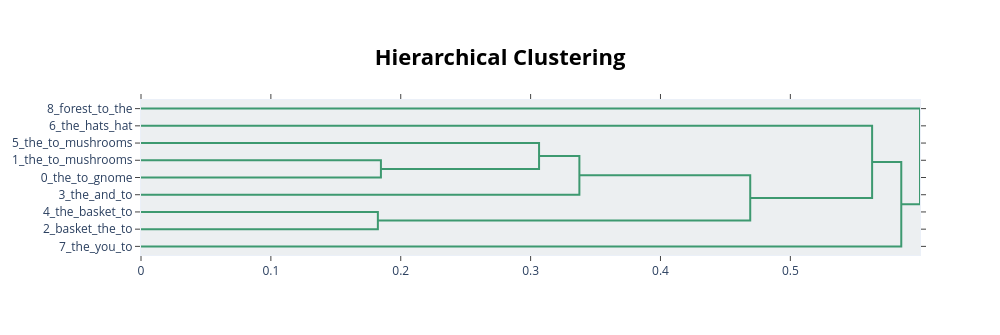

The notebook cell this image was saved under:
### Code cell
topic_model_reduce.visualize_hierarchy()

### Figure 1 — Plotly figure (JSON) as saved in the notebook; plotly's stock layout.template omitted (floating-point values rounded to 4 significant figures)
{"data": [{"hoverinfo": "text", "marker": {"color": "rgb(61,153,112)"}, "mode": "lines", "type": "scatter", "x": [0, 0.1847, 0.1847, 0], "xaxis": "x", "y": [-35, -35, -45, -45], "yaxis": "y"}, {"hoverinfo": "text", "marker": {"color": "rgb(61,153,112)"}, "mode": "lines", "type": "scatter", "x": [0, 0.3065, 0.3065, 0.1847], "xaxis": "x", "y": [-25, -25, -40, -40], "yaxis": "y"}, {"hoverinfo": "text", "marker": {"color": "rgb(61,153,112)"}, "mode": "lines", "type": "scatter", "x": [0.3065, 0.3376, 0.3376, 0], "xaxis": "x", "y": [-32.5, -32.5, -55, -55], "yaxis": "y"}, {"hoverinfo": "text", "marker": {"color": "rgb(61,153,112)"}, "mode": "lines", "type": "scatter", "x": [0, 0.1824, 0.1824, 0], "xaxis": "x", "y": [-65, -65, -75, -75], "yaxis": "y"}, {"hoverinfo": "text", "marker": {"color": "rgb(61,153,112)"}, "mode": "lines", "type": "scatter", "x": [0.3376, 0.4691, 0.4691, 0.1824], "xaxis": "x", "y": [-43.75, -43.75, -70, -70], "yaxis": "y"}, {"hoverinfo": "text", "marker": {"color": "rgb(61,153,112)"}, "mode": "lines", "type": "scatter", "x": [0, 0.5629, 0.5629, 0.4691], "xaxis": "x", "y": [-15, -15, -56.88, -56.88], "yaxis": "y"}, {"hoverinfo": "text", "marker": {"color": "rgb(61,153,112)"}, "mode": "lines", "type": "scatter", "x": [0.5629, 0.5854, 0.5854, 0], "xaxis": "x", "y": [-35.94, -35.94, -85, -85], "yaxis": "y"}, {"hoverinfo": "text", "marker": {"color": "rgb(61,153,112)"}, "mode": "lines", "type": "scatter", "x": [0, 0.5998, 0.5998, 0.5854], "xaxis": "x", "y": [-5, -5, -60.47, -60.47], "yaxis": "y"}], "layout": {"autosize": false, "height": 335, "hoverlabel": {"bgcolor": "white", "font": {"family": "Rockwell", "size": 16}}, "hovermode": "closest", "plot_bgcolor": "#ECEFF1", "showlegend": false, "title": {"font": {"color": "Black", "size": 22}, "text": "<b>Hierarchical Clustering</b>", "x": 0.5, "xanchor": "center", "yanchor": "top"}, "width": 1000, "xaxis": {"mirror": "allticks", "rangemode": "tozero", "showgrid": false, "showline": true, "showticklabels": true, "ticks": "outside", "type": "linear", "zeroline": false}, "yaxis": {"mirror": "allticks", "range": [-90, 0], "rangemode": "tozero", "showgrid": false, "showline": true, "showticklabels": true, "tickmode": "array", "ticks": "outside", "ticktext": ["8_forest_to_the", "6_the_hats_hat", "5_the_to_mushrooms", "1_the_to_mushrooms", "0_the_to_gnome", "3_the_and_to", "4_the_basket_to", "2_basket_the_to", "7_the_you_to"], "tickvals": [-5, -15, -25, -35, -45, -55, -65, -75, -85], "type": "linear", "zeroline": false}}}
